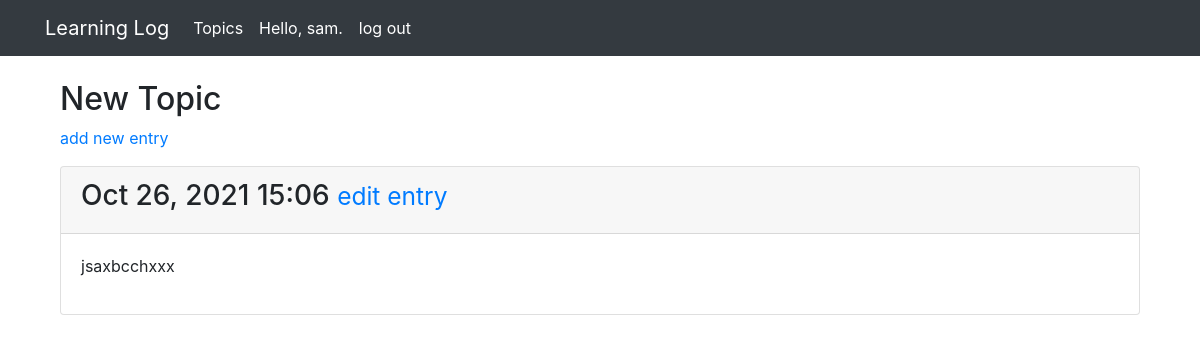
/topics/2/ (signed in), run on the app's committed database.
### learning_logs/models.py (models this page shows, shortened)
class Topic(models.Model):
    text = models.CharField(max_length=200)
    date_added = models.DateTimeField(auto_now_add=True)
    owner = models.ForeignKey(User, on_delete=models.CASCADE)
    def __str__(self):
        return self.text

class Entry(models.Model):
    topic = models.ForeignKey(Topic, on_delete=models.CASCADE)
    text = models.TextField()
    date_added = models.DateTimeField(auto_now_add=True)
    class Meta:
        verbose_name_plural = 'entries'

### learning_logs/views.py (the view)
# urls.py: path('topics/<int:topic_id>/', views.topic, name='topic'),
@login_required
def topic(request, topic_id):
    topic = Topic.objects.get(id=topic_id)
    if topic.owner != request.user:
        raise Http404
    entries = topic.entry_set.order_by('-date_added')
    context = {'topic': topic, 'entries': entries}
    return render(request, 'learning_logs/topic.html', context)

### learning_logs/templates/learning_logs/topic.html
{% extends 'learning_logs/base.html' %}
{% block header %}
  <h2>{{ topic }}</h2>
{% endblock header %}
{% block content %}
  <p>
  <a href="{% url 'learning_logs:new_entry' topic.id %}">add new entry</a>
  </p>
    {% for entry in entries %}
      <div class="card">
        <div class="card-header">
          <h3>
            {{ entry.date_added|date:'M d, Y H:i' }}
            <small>
               <a href="{% url 'learning_logs:edit_entry' entry.id %}">edit entry</a>
            </small>
          </h3>
        </div>
        <div class="card-body">
          {{ entry.text|linebreaks }}
        </div
      </div>
    {% empty %}
        There are no entries for this topic yet.
    {% endfor %}
{% endblock content %}

### learning_logs/templates/learning_logs/base.html (shortened to what this page needs)
{% load bootstrap4 %}
<!doctype html>
<html lang="en">
  <head>
    {% bootstrap_css %}
  </head>
<body>
      <nav class="navbar fixed-top navbar-expand-md navbar-dark bg-dark">
       <div class="container">
          <a class="navbar-brand" href="{% url 'learning_logs:index' %}">Learning Log</a>
          <div class="collapse navbar-collapse" id="navbarSupportedContent">
            <ul class="navbar-nav">
              <li class="nav-item">
                <a class="text-white nav-link" href="{% url 'learning_logs:topics' %}">Topics</a>
              </li>
            </ul>
            <ul class="nav navbar-nav navbar-right text-white">
              {% if user.is_authenticated %}
                <li class="nav-item active"><a class="nav-link">Hello, {{ user.username }}.</a></li>
                <li class="nav-item active"><a class="nav-link" href="{% url 'users:logout' %}">log out</a></li>
              {% else %}
                <li class="nav-item active"><a class="nav-link" href="{% url 'users:register' %}">Register</a></li>
                <li class="nav-item active"><a class="nav-link" href="{% url 'users:login' %}">Log in</a></li>
              {% endif %}
            </ul>
          </div>
        </div>
      </nav>
    <main role="main" class="container">
      <div class="container">
        <div class="page-header">
          {% block header %}{% endblock header %}
        </div>
        <div class="home">
          {% block content %}{% endblock content %}
        </div>
      </div>
    </main>
</body>
</html>

### learning_logs/templates/learning_logs/base.html (style rules this page uses)
body { padding-top: 5rem; }

### data on the page
Topic: text "New Topic"
Entry: date_added "Oct 26, 2021 15:06", text "jsaxbcchxxx"

### other printed values
{{ user.username }} "sam"
